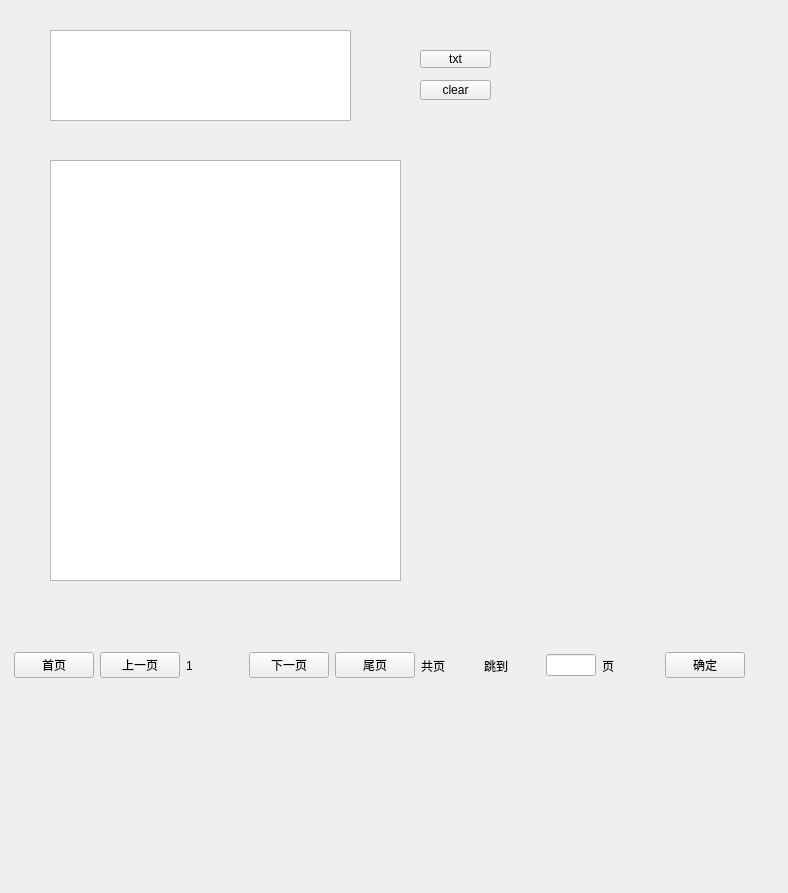
<?xml version="1.0" encoding="UTF-8"?>
<ui version="4.0">
 <class>TableList2</class>
 <widget class="QWidget" name="TableList2">
  <property name="geometry">
   <rect>
    <x>0</x>
    <y>0</y>
    <width>788</width>
    <height>893</height>
   </rect>
  </property>
  <property name="windowTitle">
   <string>Form</string>
  </property>
  <widget class="QListWidget" name="listWidget">
   <property name="geometry">
    <rect>
     <x>50</x>
     <y>160</y>
     <width>351</width>
     <height>421</height>
    </rect>
   </property>
  </widget>
  <widget class="QTextBrowser" name="textBrowser">
   <property name="geometry">
    <rect>
     <x>50</x>
     <y>30</y>
     <width>301</width>
     <height>91</height>
    </rect>
   </property>
  </widget>
  <widget class="QToolButton" name="toolButton">
   <property name="geometry">
    <rect>
     <x>420</x>
     <y>80</y>
     <width>71</width>
     <height>20</height>
    </rect>
   </property>
   <property name="text">
    <string>clear</string>
   </property>
  </widget>
  <widget class="QToolButton" name="toolButton_2">
   <property name="geometry">
    <rect>
     <x>420</x>
     <y>50</y>
     <width>71</width>
     <height>18</height>
    </rect>
   </property>
   <property name="text">
    <string>txt</string>
   </property>
  </widget>
  <widget class="QWidget" name="horizontalLayoutWidget">
   <property name="geometry">
    <rect>
     <x>14</x>
     <y>640</y>
     <width>731</width>
     <height>51</height>
    </rect>
   </property>
   <layout class="QHBoxLayout" name="horizontalLayout">
    <item>
     <widget class="QPushButton" name="homePage">
      <property name="text">
       <string>首页</string>
      </property>
     </widget>
    </item>
    <item>
     <widget class="QPushButton" name="prePage">
      <property name="text">
       <string>上一页</string>
      </property>
     </widget>
    </item>
    <item>
     <widget class="QLabel" name="curPage">
      <property name="text">
       <string>1</string>
      </property>
     </widget>
    </item>
    <item>
     <widget class="QPushButton" name="nextPage">
      <property name="text">
       <string>下一页</string>
      </property>
     </widget>
    </item>
    <item>
     <widget class="QPushButton" name="finalPage">
      <property name="text">
       <string>尾页</string>
      </property>
     </widget>
    </item>
    <item>
     <widget class="QLabel" name="totalPage">
      <property name="text">
       <string>共页</string>
      </property>
     </widget>
    </item>
    <item>
     <widget class="QLabel" name="skipLable_0">
      <property name="text">
       <string>跳到</string>
      </property>
     </widget>
    </item>
    <item>
     <widget class="QLineEdit" name="skipPage">
      <property name="enabled">
       <bool>true</bool>
      </property>
      <property name="minimumSize">
       <size>
        <width>0</width>
        <height>0</height>
       </size>
      </property>
      <property name="maximumSize">
       <size>
        <width>50</width>
        <height>16777215</height>
       </size>
      </property>
     </widget>
    </item>
    <item>
     <widget class="QLabel" name="skipLabel_1">
      <property name="text">
       <string>页</string>
      </property>
     </widget>
    </item>
    <item>
     <widget class="QPushButton" name="confirmSkip">
      <property name="text">
       <string>确定</string>
      </property>
     </widget>
    </item>
   </layout>
  </widget>
 </widget>
 <resources/>
 <connections/>
</ui>
